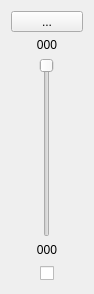
<ui version="4.0" >
 <class>ConsoleChannel</class>
 <widget class="QWidget" name="ConsoleChannel" >
  <property name="geometry" >
   <rect>
    <x>0</x>
    <y>0</y>
    <width>94</width>
    <height>294</height>
   </rect>
  </property>
  <property name="sizePolicy" >
   <sizepolicy vsizetype="Expanding" hsizetype="Maximum" >
    <horstretch>0</horstretch>
    <verstretch>0</verstretch>
   </sizepolicy>
  </property>
  <property name="minimumSize" >
   <size>
    <width>35</width>
    <height>100</height>
   </size>
  </property>
  <property name="maximumSize" >
   <size>
    <width>114</width>
    <height>16777215</height>
   </size>
  </property>
  <property name="windowTitle" >
   <string/>
  </property>
  <layout class="QVBoxLayout" name="verticalLayout" >
   <item>
    <widget class="QToolButton" name="m_presetButton" >
     <property name="sizePolicy" >
      <sizepolicy vsizetype="Minimum" hsizetype="Expanding" >
       <horstretch>0</horstretch>
       <verstretch>0</verstretch>
      </sizepolicy>
     </property>
     <property name="text" >
      <string>...</string>
     </property>
    </widget>
   </item>
   <item>
    <widget class="QLabel" name="m_valueLabel" >
     <property name="sizePolicy" >
      <sizepolicy vsizetype="Minimum" hsizetype="Expanding" >
       <horstretch>0</horstretch>
       <verstretch>0</verstretch>
      </sizepolicy>
     </property>
     <property name="text" >
      <string>000</string>
     </property>
     <property name="alignment" >
      <set>Qt::AlignCenter</set>
     </property>
    </widget>
   </item>
   <item>
    <widget class="QSlider" name="m_valueSlider" >
     <property name="sizePolicy" >
      <sizepolicy vsizetype="Expanding" hsizetype="Preferred" >
       <horstretch>0</horstretch>
       <verstretch>0</verstretch>
      </sizepolicy>
     </property>
     <property name="maximum" >
      <number>255</number>
     </property>
     <property name="orientation" >
      <enum>Qt::Vertical</enum>
     </property>
     <property name="invertedAppearance" >
      <bool>true</bool>
     </property>
    </widget>
   </item>
   <item>
    <widget class="QLabel" name="m_numberLabel" >
     <property name="sizePolicy" >
      <sizepolicy vsizetype="Minimum" hsizetype="Expanding" >
       <horstretch>0</horstretch>
       <verstretch>0</verstretch>
      </sizepolicy>
     </property>
     <property name="text" >
      <string>000</string>
     </property>
     <property name="alignment" >
      <set>Qt::AlignCenter</set>
     </property>
    </widget>
   </item>
   <item>
    <layout class="QHBoxLayout" name="horizontalLayout" >
     <item>
      <spacer name="horizontalSpacer" >
       <property name="orientation" >
        <enum>Qt::Horizontal</enum>
       </property>
       <property name="sizeHint" stdset="0" >
        <size>
         <width>18</width>
         <height>20</height>
        </size>
       </property>
      </spacer>
     </item>
     <item>
      <widget class="QCheckBox" name="checkBox" >
       <property name="sizePolicy" >
        <sizepolicy vsizetype="Minimum" hsizetype="Minimum" >
         <horstretch>0</horstretch>
         <verstretch>0</verstretch>
        </sizepolicy>
       </property>
       <property name="minimumSize" >
        <size>
         <width>0</width>
         <height>0</height>
        </size>
       </property>
       <property name="toolTip" >
        <string>Enable this channel in this scene</string>
       </property>
       <property name="text" >
        <string/>
       </property>
       <property name="iconSize" >
        <size>
         <width>0</width>
         <height>0</height>
        </size>
       </property>
      </widget>
     </item>
     <item>
      <spacer name="horizontalSpacer_2" >
       <property name="orientation" >
        <enum>Qt::Horizontal</enum>
       </property>
       <property name="sizeHint" stdset="0" >
        <size>
         <width>18</width>
         <height>20</height>
        </size>
       </property>
      </spacer>
     </item>
    </layout>
   </item>
  </layout>
 </widget>
 <resources/>
 <connections/>
</ui>
